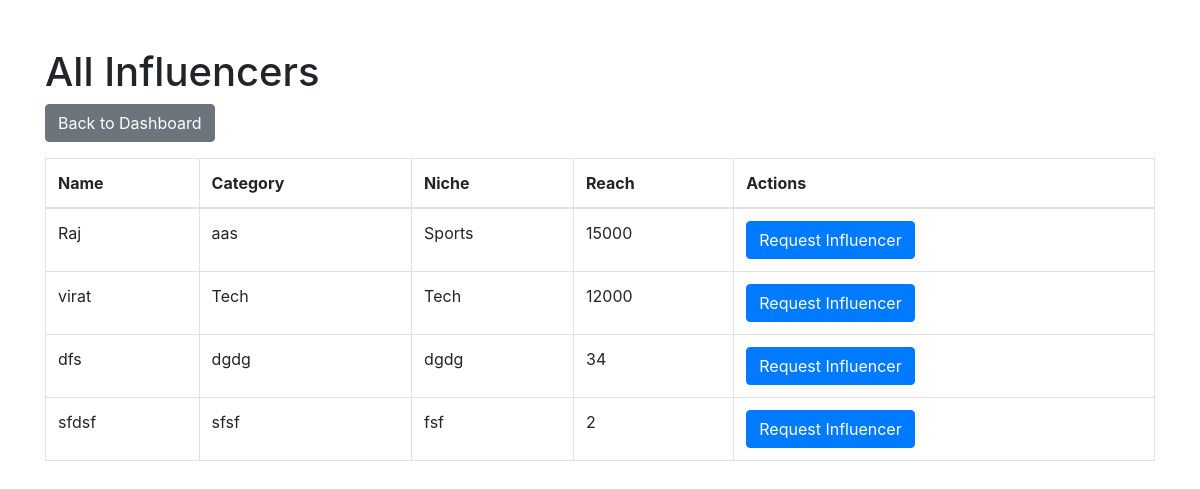
Page /all_influencers/1 on the committed database.
### code/app.py (models this page shows)
class Influencer(db.Model):
    __tablename__ = 'Influencer'
    inflid = db.Column(db.Integer, primary_key=True, autoincrement=True)
    Name = db.Column(db.String, nullable=False)
    Category = db.Column(db.String, nullable=False)
    Niche = db.Column(db.String, nullable=False)
    Reach = db.Column(db.Integer, nullable=False)
    profilephoto = db.Column(db.String)
    username = db.Column(db.String, nullable=False)
    pass_ = db.Column(db.Integer, nullable=False)

### code/app.py (the view)
@app.route('/all_influencers/<int:spons_id>')
def all_influencers(spons_id):
    sponsor = SponsorInfo.query.get_or_404(spons_id)
    influencers = Influencer.query.all()
    return render_template('all_influencers.html', sponsor=sponsor, influencers=influencers)

### templates/all_influencers.html (shortened to what this page needs)
<!DOCTYPE html>
<html>
<head>
    <link href="https://stackpath.bootstrapcdn.com/bootstrap/4.5.2/css/bootstrap.min.css" rel="stylesheet">
</head>
<body>
    <div class="container mt-5">
        <h1>All Influencers</h1>
        <a href="/sponsor/{{ sponsor.Spons_id }}" class="btn btn-secondary mb-3">Back to Dashboard</a>
        <table class="table table-bordered">
            <thead>
                <tr>
                    <th>Name</th>
                    <th>Category</th>
                    <th>Niche</th>
                    <th>Reach</th>
                    <th>Actions</th>
                </tr>
            </thead>
            <tbody>
                {% for influencer in influencers %}
                <tr>
                    <td>{{ influencer.Name }}</td>
                    <td>{{ influencer.Category }}</td>
                    <td>{{ influencer.Niche }}</td>
                    <td>{{ influencer.Reach }}</td>
                    <td>
                        <a href="/request_influencer/{{ sponsor.Spons_id }}/{{ influencer.inflid }}" class="btn btn-primary">Request Influencer</a>
                    </td>
                </tr>
                {% endfor %}
            </tbody>
        </table>
    </div>
</body>
</html>

### rows in the picture
Influencer: Name "Raj", Category "aas", Niche "Sports", Reach "15000"
Influencer: Name "virat", Category "Tech", Niche "Tech", Reach "12000"
Influencer: Name "dfs", Category "dgdg", Niche "dgdg", Reach "34"
Influencer: Name "sfdsf", Category "sfsf", Niche "fsf", Reach "2"
